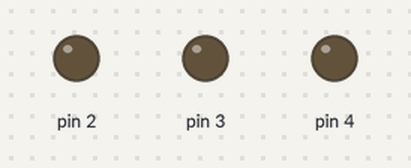
Bench run of a sketch on a simulated Arduino Uno, built with avr-gcc and run on an emulated ATmega328P. Parts: output pins drawn as LEDs (lit = HIGH). Random numbers use the default seed unless the sketch sets one.

Above: at 0.1 s.
At 8.1 s:
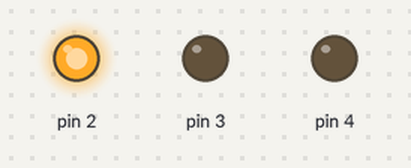
At 14.1 s:
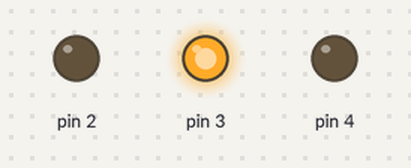
At 19.1 s:
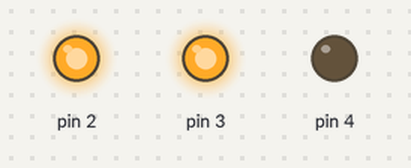
At 29.1 s:
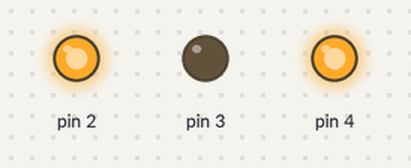
At 38.1 s:
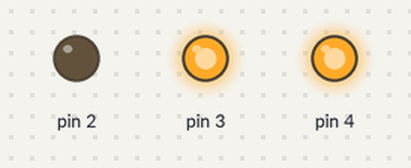
Timing chart, 0 to 39.6 s (numbered marks = the images above):
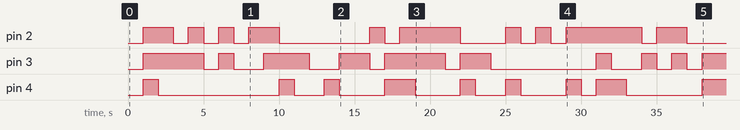

The sketch:

RGB_Exam.ino
```cpp
void setup() {
  // put your setup code here, to run once:
  pinMode(2,OUTPUT);
  pinMode(3,OUTPUT);
  pinMode(4,OUTPUT);
}

void loop() {
  // put your main code here, to run repeatedly:
  digitalWrite(2,(random(2)==0)?HIGH:LOW);
  digitalWrite(3,(random(2)==0)?HIGH:LOW);
  digitalWrite(4,(random(2)==0)?HIGH:LOW);
  delay(1000);
  digitalWrite(2,(random(2)==0)?HIGH:LOW);
  digitalWrite(3,(random(2)==0)?HIGH:LOW);
  digitalWrite(4,(random(2)==0)?HIGH:LOW);
  delay(1000);
  digitalWrite(2,(random(2)==0)?HIGH:LOW);
  digitalWrite(3,(random(2)==0)?HIGH:LOW);
  digitalWrite(4,(random(2)==0)?HIGH:LOW);
  delay(1000);

}
```

Measured:
- by itself, pin 2: LOW → HIGH at 1.0 s, → LOW 2.0 s later, → HIGH 1.0 s later, → LOW 1.0 s later, … (20 changes in this stretch)
- by itself, pin 3: LOW → HIGH at 1.0 s, → LOW 4.0 s later, → HIGH 1.0 s later, → LOW 1.0 s later, … (19 changes in this stretch)
- by itself, pin 4: LOW → HIGH at 1.0 s, → LOW 1.0 s later, → HIGH 8.0 s later, → LOW 1.0 s later, … (17 changes in this stretch)
